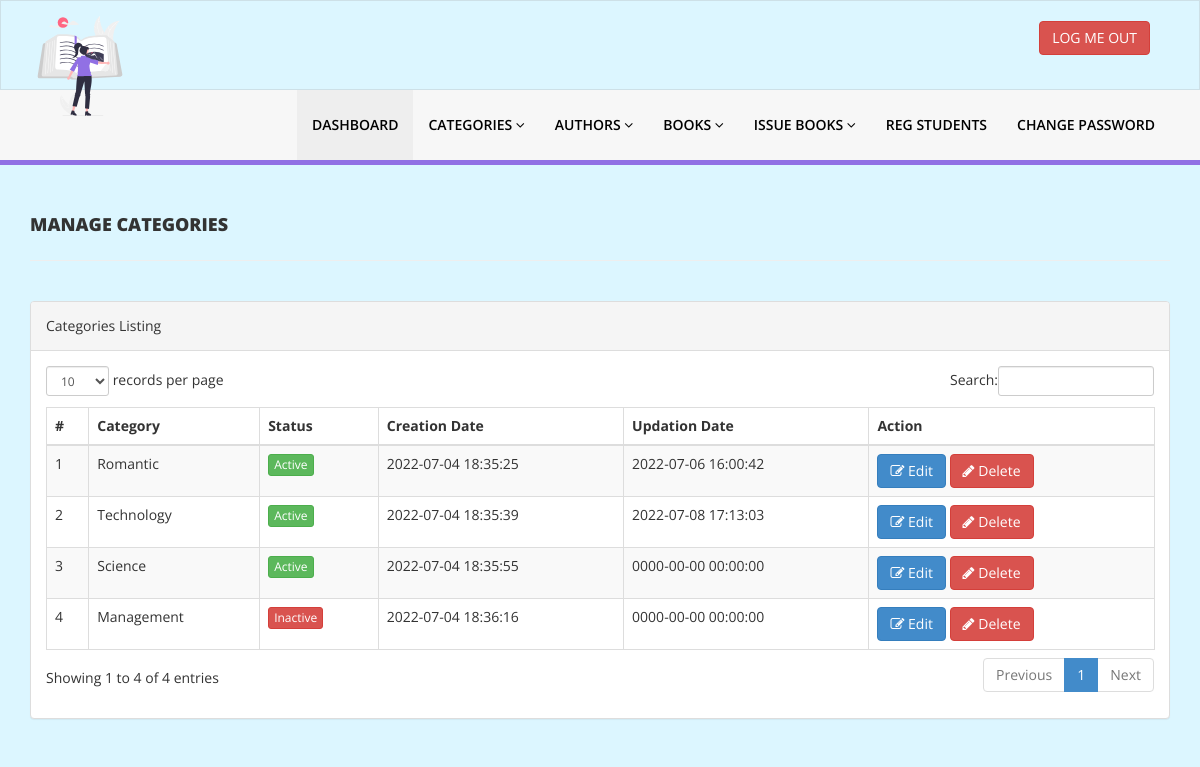
The app's page /admin/manage-categories.php (signed in) with its own data.
### tables this page shows
CREATE TABLE `tblcategory` (
  `id` int(11) NOT NULL,
  `CategoryName` varchar(150) DEFAULT NULL,
  `Status` int(1) DEFAULT NULL,
  `CreationDate` timestamp NULL DEFAULT current_timestamp(),
  `UpdationDate` timestamp NULL DEFAULT '0000-00-00 00:00:00' ON UPDATE current_timestamp()
);

### admin/manage-categories.php (the view, shortened to what this page needs)
<?php
include('includes/config.php');
if(strlen($_SESSION['alogin'])==0)
    {
header('location:index.php');
}
else{
    ?>
<!DOCTYPE html>
<html xmlns="http://www.w3.org/1999/xhtml">
<head>
    <link href="assets/css/bootstrap.css" rel="stylesheet" />
    <link href="assets/css/font-awesome.css" rel="stylesheet" />
    <link href="assets/js/dataTables/dataTables.bootstrap.css" rel="stylesheet" />
    <link href="assets/css/style.css" rel="stylesheet" />
</head>
<body>
<?php include('includes/header.php');?>
    <div class="content-wrapper">
         <div class="container">
        <div class="row pad-botm">
            <div class="col-md-12">
                <h4 class="header-line">Manage Categories</h4>
    </div>
     <div class="row">
</div>
        </div>
            <div class="row">
                <div class="col-md-12">
                    <div class="panel panel-default">
                        <div class="panel-heading">
                           Categories Listing
                        </div>
                        <div class="panel-body">
                            <div class="table-responsive">
                                <table class="table table-striped table-bordered table-hover" id="dataTables-example">
                                    <thead>
                                        <tr>
                                            <th>#</th>
                                            <th>Category</th>
                                            <th>Status</th>
                                            <th>Creation Date</th>
                                            <th>Updation Date</th>
                                            <th>Action</th>
                                        </tr>
                                    </thead>
                                    <tbody>
<?php $sql = "SELECT * from  tblcategory";
$query = $dbh -> prepare($sql);
$query->execute();
$results=$query->fetchAll(PDO::FETCH_OBJ);
$cnt=1;
if($query->rowCount() > 0)
{
foreach($results as $result)
{               ?>
                                        <tr class="odd gradeX">
                                            <td class="center"><?php echo htmlentities($cnt);?></td>
                                            <td class="center"><?php echo htmlentities($result->CategoryName);?></td>
                                            <td class="center"><?php if($result->Status==1) {?>
                                            <a href="#" class="btn btn-success btn-xs">Active</a>
                                            <?php } else {?>
                                            <a href="#" class="btn btn-danger btn-xs">Inactive</a>
                                            <?php } ?></td>
                                            <td class="center"><?php echo htmlentities($result->CreationDate);?></td>
                                            <td class="center"><?php echo htmlentities($result->UpdationDate);?></td>
                                            <td class="center">
                                            <a href="edit-category.php?catid=<?php echo htmlentities($result->id);?>"><button class="btn btn-primary"><i class="fa fa-edit "></i> Edit</button>
                                          <a href="manage-categories.php?del=<?php echo htmlentities($result->id);?>" onclick="return confirm('Are you sure you want to delete?');"" >  <button class="btn btn-danger"><i class="fa fa-pencil"></i> Delete</button>
                                            </td>
                                        </tr>
 <?php $cnt=$cnt+1;}} ?>
                                    </tbody>
                                </table>
                            </div>
                        </div>
                    </div>
                </div>
            </div>
    </div>
    </div>
</body>
</html>
<?php } ?>

### admin/includes/header.php (shortened to what this page needs)
<div class="navbar navbar-inverse set-radius-zero" >
        <div class="container">
            <div class="navbar-header">
                <a class="navbar-brand">
                    <img class="mainIcon" src="../assets/img/logo.svg" />
                </a>
            </div>
            <div class="right-div">
                <a href="logout.php" class="btn btn-danger pull-right">LOG ME OUT</a>
            </div>
        </div>
    </div>
    <section class="menu-section">
        <div class="container">
            <div class="row ">
                <div class="col-md-12">
                    <div class="navbar-collapse collapse ">
                        <ul id="menu-top" class="nav navbar-nav navbar-right">
                            <li><a href="dashboard.php" class="menu-top-active">DASHBOARD</a></li>
                            <li>
                                <a href="#" class="dropdown-toggle" id="ddlmenuItem" data-toggle="dropdown"> Categories <i class="fa fa-angle-down"></i></a>
                            </li>
                            <li>
                                <a href="#" class="dropdown-toggle" id="ddlmenuItem" data-toggle="dropdown"> Authors <i class="fa fa-angle-down"></i></a>
                            </li>
 <li>
                                <a href="#" class="dropdown-toggle" id="ddlmenuItem" data-toggle="dropdown"> Books <i class="fa fa-angle-down"></i></a>
                            </li>
                           <li>
                                <a href="#" class="dropdown-toggle" id="ddlmenuItem" data-toggle="dropdown"> Issue Books <i class="fa fa-angle-down"></i></a>
                            </li>
                             <li><a href="reg-students.php">Reg Students</a></li>
  <li><a href="change-password.php">Change Password</a></li>
                        </ul>
                    </div>
                </div>
            </div>
        </div>
    </section>

### admin/assets/css/style.css (style rules this page uses)
body { font-family: 'Open Sans', sans-serif; line-height:28px; background: var(--color-background); }
.set-radius-zero { border-radius:0px; -moz-border-radius:0px; -webkit-border-radius:0px; }
.content-wrapper { margin-top: 40px; min-height:800px; padding-bottom:90px; }
.header-line { font-weight:900; padding-bottom:25px; border-bottom:1px solid #eeeeee; text-transform:uppercase; }
.pad-botm { padding-bottom:30px; }
.right-div { float: right; padding: 20px; }
#menu-top a { color:#000; text-decoration:none; font-weight:500; padding: 25px 15px 25px 15px; text-transform:uppercase; font-weight: 600; }
.menu-section { background-color: #f7f7f7; border-bottom:5px solid #9170E4; width:100% }
.menu-top-active { background-color:#eeeeee; }
.navbar-inverse { background-color: var(--color-background); border-color: rgba(155, 153, 153, 0.23); }
.navbar { min-height: 90px; margin-bottom: 0px; }
.mainIcon { width: 100px; height: 100px; }

### records on screen
tblcategory: CategoryName "Romantic", Status "Active", CreationDate "2022-07-04 18:35:25", UpdationDate "2022-07-06 16:00:42"
tblcategory: CategoryName "Technology", Status "Active", CreationDate "2022-07-04 18:35:39", UpdationDate "2022-07-08 17:13:03"
tblcategory: CategoryName "Science", Status "Active", CreationDate "2022-07-04 18:35:55", UpdationDate "0000-00-00 00:00:00"
tblcategory: CategoryName "Management", Status "Inactive", CreationDate "2022-07-04 18:36:16", UpdationDate "0000-00-00 00:00:00"
